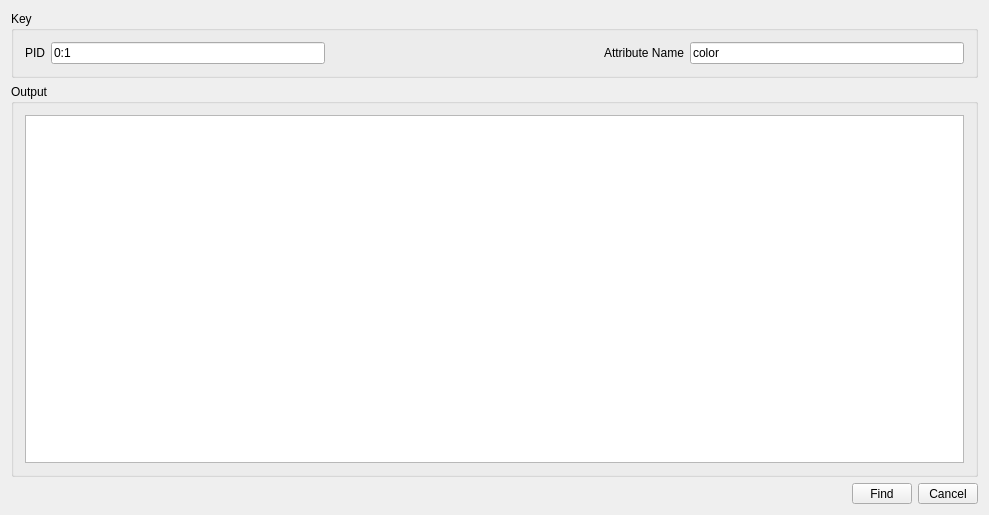
<?xml version="1.0" encoding="UTF-8"?>
<ui version="4.0">
 <class>GetAttrModelDlg</class>
 <widget class="QDialog" name="GetAttrModelDlg">
  <property name="geometry">
   <rect>
    <x>0</x>
    <y>0</y>
    <width>989</width>
    <height>515</height>
   </rect>
  </property>
  <property name="windowTitle">
   <string>GetAttrModelDlg</string>
  </property>
  <layout class="QVBoxLayout" name="verticalLayout" stretch="0,0,0">
   <item>
    <widget class="QGroupBox" name="groupBox">
     <property name="title">
      <string>Key</string>
     </property>
     <layout class="QGridLayout" name="gridLayout_2">
      <item row="0" column="2">
       <spacer name="horizontalSpacer_5">
        <property name="orientation">
         <enum>Qt::Horizontal</enum>
        </property>
        <property name="sizeHint" stdset="0">
         <size>
          <width>40</width>
          <height>20</height>
         </size>
        </property>
       </spacer>
      </item>
      <item row="0" column="0">
       <widget class="QLabel" name="label_8">
        <property name="text">
         <string>PID</string>
        </property>
       </widget>
      </item>
      <item row="0" column="1">
       <widget class="QLineEdit" name="lineEdit_PID">
        <property name="text">
         <string>0:1</string>
        </property>
       </widget>
      </item>
      <item row="0" column="3">
       <widget class="QLabel" name="label_9">
        <property name="text">
         <string>Attribute Name</string>
        </property>
       </widget>
      </item>
      <item row="0" column="4">
       <widget class="QLineEdit" name="lineEdit_attrName">
        <property name="text">
         <string>color</string>
        </property>
       </widget>
      </item>
     </layout>
    </widget>
   </item>
   <item>
    <widget class="QGroupBox" name="groupBox_4">
     <property name="title">
      <string>Output</string>
     </property>
     <layout class="QGridLayout" name="gridLayout_6">
      <item row="0" column="0">
       <widget class="QListWidget" name="listWidget"/>
      </item>
     </layout>
    </widget>
   </item>
   <item>
    <layout class="QHBoxLayout" name="horizontalLayout">
     <item>
      <spacer name="horizontalSpacer">
       <property name="orientation">
        <enum>Qt::Horizontal</enum>
       </property>
       <property name="sizeHint" stdset="0">
        <size>
         <width>40</width>
         <height>20</height>
        </size>
       </property>
      </spacer>
     </item>
     <item>
      <widget class="QToolButton" name="toolButton_ok">
       <property name="sizePolicy">
        <sizepolicy hsizetype="Preferred" vsizetype="Fixed">
         <horstretch>0</horstretch>
         <verstretch>0</verstretch>
        </sizepolicy>
       </property>
       <property name="minimumSize">
        <size>
         <width>60</width>
         <height>0</height>
        </size>
       </property>
       <property name="text">
        <string>Find</string>
       </property>
      </widget>
     </item>
     <item>
      <widget class="QToolButton" name="toolButton_cancel">
       <property name="sizePolicy">
        <sizepolicy hsizetype="Fixed" vsizetype="Fixed">
         <horstretch>40</horstretch>
         <verstretch>0</verstretch>
        </sizepolicy>
       </property>
       <property name="minimumSize">
        <size>
         <width>60</width>
         <height>0</height>
        </size>
       </property>
       <property name="text">
        <string>Cancel</string>
       </property>
      </widget>
     </item>
    </layout>
   </item>
  </layout>
 </widget>
 <layoutdefault spacing="6" margin="11"/>
 <resources/>
 <connections>
  <connection>
   <sender>toolButton_cancel</sender>
   <signal>clicked()</signal>
   <receiver>GetAttrModelDlg</receiver>
   <slot>reject()</slot>
   <hints>
    <hint type="sourcelabel">
     <x>341</x>
     <y>197</y>
    </hint>
    <hint type="destinationlabel">
     <x>157</x>
     <y>199</y>
    </hint>
   </hints>
  </connection>
 </connections>
</ui>
